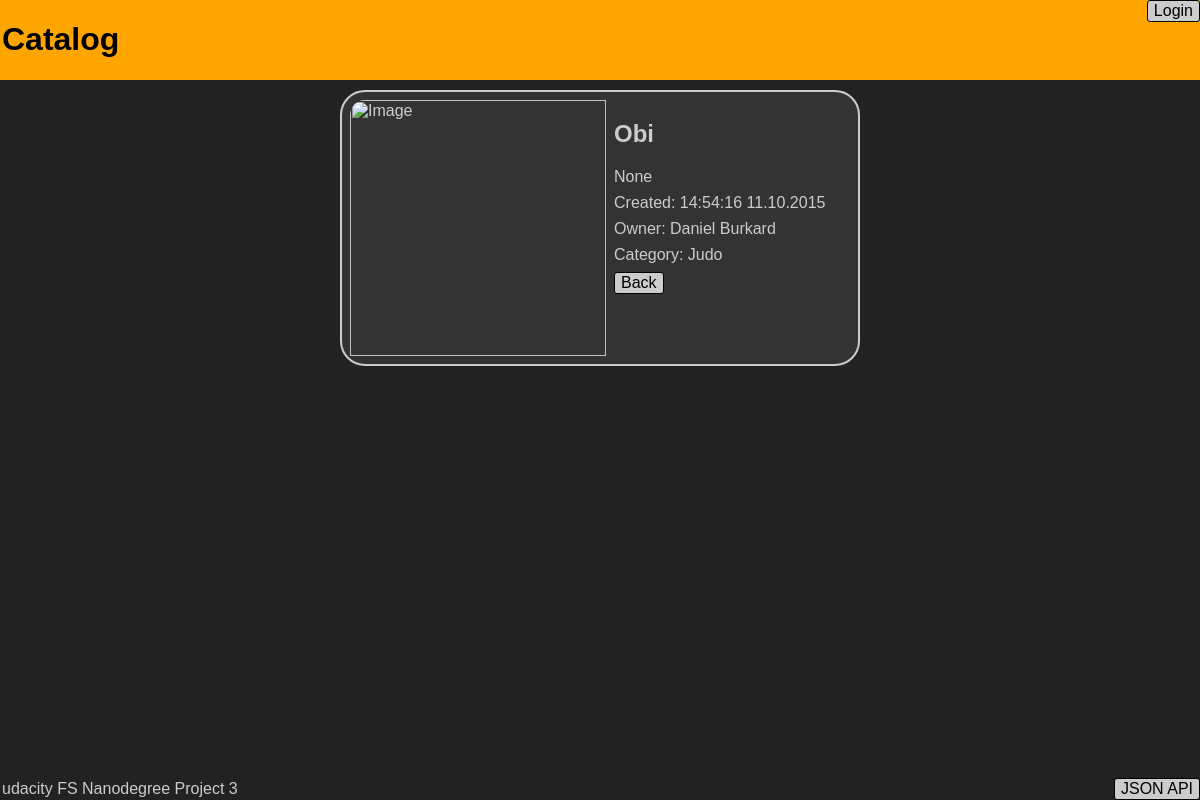
Screenshot of /item/4/ with the database file from the repository.
### database_setup.py (models this page shows)
class Item(Base):
    __tablename__ = 'Items'
    name = Column(String(255), nullable=False)
    id = Column(Integer, primary_key=True)
    category_id = Column(Integer, ForeignKey('Categories.id'))
    category = relationship(Category)
    owner_id = Column(Integer, ForeignKey('Users.id'))
    owner = relationship(User)
    description = Column(String(255))
    image = Column(String(255))
    created = Column(DateTime, default=datetime.datetime.utcnow)

class User(Base):
    __tablename__ = 'Users'
    id = Column(Integer, primary_key=True)
    name = Column(String(255), nullable=False)
    github_access_token = Column(String(255))
    avatar = Column(String(255))

class Category(Base):
    __tablename__ = 'Categories'
    name = Column(String(255), nullable=False, unique=True)
    id = Column(Integer, primary_key=True)

### application.py (the view)
@app.route('/item/<int:item_id>/')
def showItem(item_id):
    item = Item.query.filter_by(id=item_id).one()
    return render_template('item.html', item=item, user=g.user)

### application.py (called while the page is built)
@app.before_request
def before_request():
    g.user = None
    if 'user_id' in session:
        g.user = User.query.get(session['user_id'])
        g.user.name = github.get('user')["name"]
        g.user.avatar = github.get('user')["avatar_url"]
        db_session.add(g.user)
        db_session.commit()

@app.after_request
def after_request(response):
    db_session.remove()
    return response

### templates/item.html (shortened to what this page needs)
{% include 'header.html' %}
	<div class="item">
		{% if item.image %}
		<p><img class="itemimage" src="{{item.image}}" width="256" height="256" alt="Image">
		</p>
		{% endif %}
		<h2>{{item.name}}</h2>
		<p>{{item.description}}</p>
		<p>Created: {{item.created.strftime('%H:%M:%S %d.%m.%Y')}}</p>
		<p>Owner: {{item.owner.name}}</p>
		<p>Category: {{item.category.name}}</p>
		<p>
			<a href="{{url_for('showCategory',category_name=item.category.name)}}">
				<button class:"jsonbutton">Back</button>
			</a>
		</p>
	</div>
{% include 'footer.html' %}
</html>

### static/styles.css (style rules this page uses)
body { font-family: sans-serif; background-color: #222222; margin: 0px 0px 0px 0px; width:100%; margin:0 auto; overflow:hidden; float:left; }
p { margin-right: 0px; margin-left: 0px; margin-bottom: 8px; margin-top: 0px; }
.main,.item { background-color: #333333; clear:both; color: #CCCCCC; overflow: auto; max-width: 500; min-width: 320px; margin-right: auto; margin-left: auto; margin-top: 10px; margin-bottom: 70px; border: 2px solid; border-radius: 25px; padding: 8px 8px 8px 8px; }
.itemimage { float: left; padding-right: 8px; border-top-left-radius: 15px; }
a:link,a:visited,a:active { color: #CCCCCC; text-decoration: none; }
button,input,select,textarea { -moz-border-radius:3px; -webkit-border-radius: 3px; -khtml-border-radius: 3px; -webkit-appearance: none; border-radius: 3px; font-size: inherit; color: black; border: 1px solid black; }
button { background: #CCCCCC; float: left; }

### rows the page displays
Item: name "Obi", description "None", created "14:54:16 11.10.2015"
User: owner.name "Daniel Burkard"
Category: category.name "Judo"
